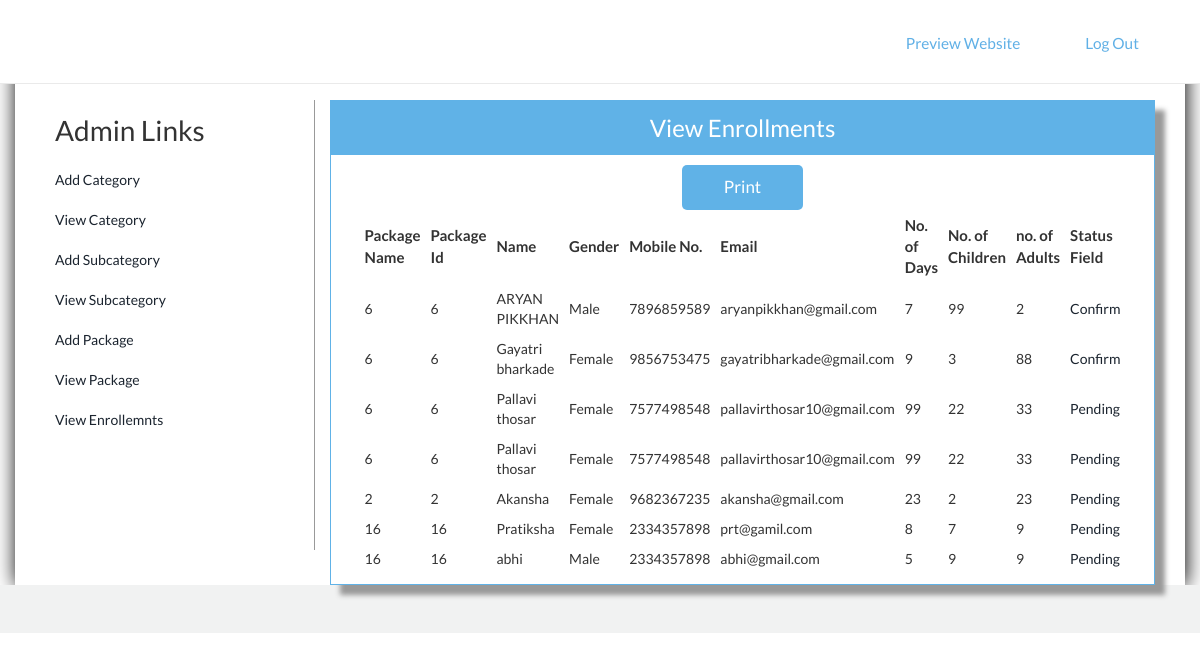
The app's page /Admin/viewenquiry.php (signed in) with its own data.
### tables this page shows
CREATE TABLE `enquiry` (
  `Enquiryid` int(50) NOT NULL,
  `Packageid` int(50) NOT NULL,
  `Name` varchar(200) NOT NULL,
  `Gender` varchar(20) NOT NULL,
  `Mobileno` varchar(10) NOT NULL,
  `Email` varchar(50) NOT NULL,
  `NoofDays` int(50) NOT NULL,
  `Child` int(50) NOT NULL,
  `Adults` int(50) NOT NULL,
  `Message` varchar(900) NOT NULL,
  `Statusfield` varchar(200) NOT NULL,
  `Schedule Trip` date NOT NULL DEFAULT current_timestamp()
);

CREATE TABLE `package` (
  `Packid` int(200) NOT NULL,
  `Packname` varchar(1000) NOT NULL,
  `Category` int(200) NOT NULL,
  `Subcategory` int(200) NOT NULL,
  `Packprice` int(200) NOT NULL,
  `Pic1` varchar(8000) NOT NULL,
  `Pic2` varchar(8000) NOT NULL,
  `Pic3` varchar(8000) NOT NULL,
  `Detail` varchar(8000) NOT NULL
);

### Admin/viewenquiry.php (the view, shortened to what this page needs)
<!DOCTYPE html>
<html>
<head>
<link href="style.css" rel="stylesheet" type="text/css" />
<link href="../css/bootstrap.css" rel='stylesheet' type='text/css'/>
<link href="../css/style.css" rel="stylesheet" type="text/css" media="all"/>
</head>
<body>
<?php include('function.php'); ?>
<?php include('top.php'); ?>
<div style="padding-top:100px; box-shadow:1px 1px 20px black; min-height:570px" class="container">
<div class="col-sm-3" style="border-right:1px solid #999; min-height:450px;">
<?php include('left.php'); ?>
</div>
<div class="col-sm-9">
<form method="post">
<table border="0" width="100%" height="300px" align="center" class="tableshadow">
<tr><td class="toptd">View Enrollments</td></tr>
<tr><td align="center" valign="top" style="padding-top:10px;">
<table border="0" align="center" width="95%">
<tr><td style="font-size:15px; padding:5px; font-weight:bold;" >Package Name</td>
<td style="font-size:15px; padding:5px; font-weight:bold; ">Package Id</td>
<td style="font-size:15px; padding:5px; font-weight:bold;">Name</td>
<td style="font-size:15px; padding:5px; font-weight:bold;">Gender</td>
<td style="font-size:15px; padding:5px; font-weight:bold;">Mobile No.</td>
<td style="font-size:15px; padding:5px; font-weight:bold;">Email</td>
<td style="font-size:15px; padding:5px; font-weight:bold;">No. of Days</td>
<td style="font-size:15px; padding:5px; font-weight:bold;">No. of Children</td>
<td style="font-size:15px; padding:5px; font-weight:bold;">no. of Adults</td>
<td style="font-size:15px; padding:5px; font-weight:bold;">Status Field</td></tr>
<?php
$s="select * from enquiry,package where enquiry.Packageid=package.Packid";
$result=mysqli_query($cn,$s);
while($data=mysqli_fetch_array($result))
{
		echo "<td style=' padding:5px;'>$data[12]</td>
		<td style=' padding:5px;'>$data[1]</td>
		<td style=' padding:5px;'>$data[2]</td>
		<td style=' padding:5px;'>$data[3]</td>
		<td style=' padding:5px;'>$data[4]</td>
		<td style=' padding:5px;'>$data[5]</td>
		<td style=' padding:5px;'>$data[6]</td>
		<td style=' padding:5px;'>$data[7]</td>
		<td style=' padding:5px;'>$data[8]</td>
		<td style=' padding:5px;'><a href='chstatus.php?eid=$data[0]'>$data[10]</a></td>
		</tr>";
}
echo "<button onclick='
                    window.print()'; style='width: 15%; padding: 10px; background: #60b2e7;
            color: white;
            font-size: 17px;
            border: 1px ;
            border-radius: 5px;
            border-left: none;'>Print</button>
            </center><br>";
?>
</table>
</form>
</div>
</div>
<?php include('bottom.php'); ?>
</body>
</html>

### Admin/function.php (shortened to what this page needs)
<!DOCTYPE html>
<html>
<head>
</head>
<body>
</body>
</html>

### Admin/top.php (shortened to what this page needs)
<div class="header-top">
  <div class="container">
	 <div class="top-nav">
				<div class="logo">
				</div>
				<div class="menu">
				<ul id="nav">
					 <li><a href="../index.php" target="_blank">Preview Website</a></li>
					 <li><a href="logout.php">Log Out</a></li>
				 </ul>
				 </div>
	 </div>
	  <div class="clearfix"> </div>
 </div>
</div>

### Admin/left.php (shortened to what this page needs)
<!DOCTYPE html >
<html>
<head>
</head>
<body>
<table style="width:100%">
<tr><td style="font-size:28px">Admin Links</td></tr>
<tr><td><a href="addcategory.php">Add Category</a></td></tr>
<tr><td><a href="viewcategory.php">View Category</a></td></tr>
<tr><td><a href="addsubcategory.php">Add Subcategory</a></td></tr>
<tr><td><a href="viewsubcategory.php">View Subcategory</a></td></tr>
<tr><td><a href="addpackage.php">Add Package</a></td></tr>
<tr><td><a href="viewpackage.php">View Package</a></td></tr>
<tr><td><a href="viewenquiry.php">View Enrollemnts</a></td></tr>
</table>
</body>
</html>

### Admin/bottom.php
<div class="copyright text-right">
<p style="padding-right:100px"></p>
</div>

### Admin/style.css (style rules this page uses)
.tableshadow { box-shadow:10px 10px 5px #999; padding-top:40px; border:solid 1px #60b2e7 }
.toptd { color:white; font-size:24px; text-align:center; height:40px; background-color:#60b2e7 }

### css/style.css (style rules this page uses)
body { margin:0; padding:0; font-family: 'Lato', sans-serif; -webkit-appearance:none; }
body a { transition:0.5s all; -webkit-transition:0.5s all; -moz-transition:0.5s all; -o-transition:0.5s all; -ms-transition:0.5s all; }
p { margin:0; }
ul { margin:0; padding:0; }
.header-top { background:#fff; min-height:32px; padding:1.5em 0; position: fixed; z-index: 9999; width: 100%; clear: both; border-bottom:1px solid rgba(128, 128, 128, 0.17); }
.logo { float:left; }
.top-nav ul { float:right; margin:0.3em 0 0 0; }
.top-nav ul li { display:inline-block; margin: 0 0.5em; }
.top-nav ul li a { color:#60B0E6; text-decoration:none; padding:0.4em 1.5em; display:block; border:1px solid #fff; font-size:1.1em; font-weight:400; }
.container:after { content: "\0020"; display: block; height: 0; clear: both; visibility: hidden; }
.clearfix:before, .clearfix:after, .row:before, .row:after { content: '\0020'; display: block; overflow: hidden; visibility: hidden; width: 0; height: 0; }
.row:after, .clearfix:after { clear: both; }
.row, .clearfix { zoom: 1; }
.copyright { background:#F1F2F2; min-height:48px; }
.copyright p { color:#9D9C9C; padding:1em 0; }

### records on screen
enquiry: Packageid.Packid "6", Packageid "6", Name "ARYAN PIKKHAN", Gender "Male", Mobileno "7896859589", Email "aryanpikkhan@gmail.com", NoofDays "7", Child "99", Adults "2", Statusfield "Confirm"
enquiry: Packageid.Packid "6", Packageid "6", Name "Gayatri bharkade", Gender "Female", Mobileno "9856753475", Email "gayatribharkade@gmail.com", NoofDays "9", Child "3", Adults "88", Statusfield "Confirm"
enquiry: Packageid.Packid "6", Packageid "6", Name "Pallavi thosar", Gender "Female", Mobileno "7577498548", Email "pallavirthosar10@gmail.com", NoofDays "99", Child "22", Adults "33", Statusfield "Pending"
enquiry: Packageid.Packid "6", Packageid "6", Name "Pallavi thosar", Gender "Female", Mobileno "7577498548", Email "pallavirthosar10@gmail.com", NoofDays "99", Child "22", Adults "33", Statusfield "Pending"
enquiry: Packageid.Packid "2", Packageid "2", Name "Akansha", Gender "Female", Mobileno "9682367235", Email "akansha@gmail.com", NoofDays "23", Child "2", Adults "23", Statusfield "Pending"
enquiry: Packageid.Packid "16", Packageid "16", Name "Pratiksha", Gender "Female", Mobileno "2334357898", Email "prt@gamil.com", NoofDays "8", Child "7", Adults "9", Statusfield "Pending"
enquiry: Packageid.Packid "16", Packageid "16", Name "abhi", Gender "Male", Mobileno "2334357898", Email "abhi@gmail.com", NoofDays "5", Child "9", Adults "9", Statusfield "Pending"
